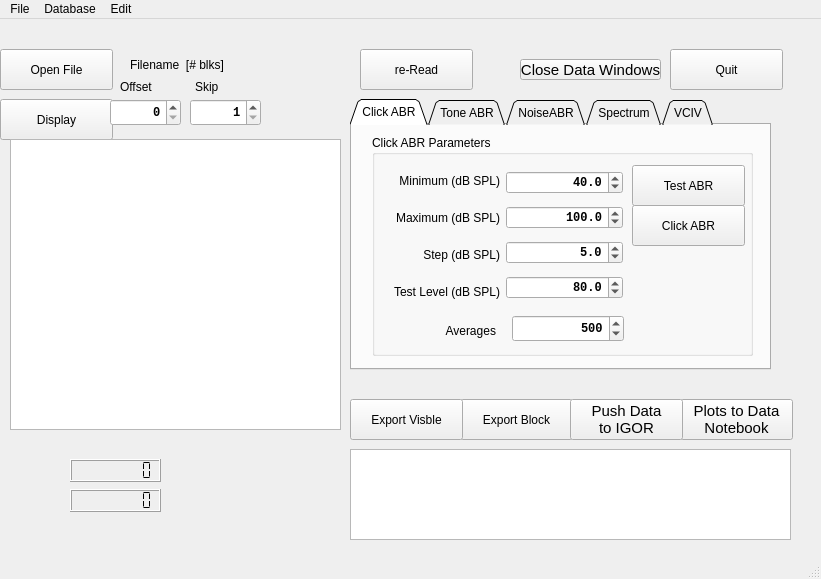
<ui version="4.0" >
 <class>MainWindow</class>
 <widget class="QMainWindow" name="MainWindow" >
  <property name="geometry" >
   <rect>
    <x>0</x>
    <y>0</y>
    <width>821</width>
    <height>579</height>
   </rect>
  </property>
  <property name="windowTitle" >
   <string>MainWindow</string>
  </property>
  <widget class="QWidget" name="centralwidget" >
   <property name="geometry" >
    <rect>
     <x>0</x>
     <y>22</y>
     <width>821</width>
     <height>535</height>
    </rect>
   </property>
   <widget class="QPushButton" name="ExportFigsAsPDF" >
    <property name="geometry" >
     <rect>
      <x>680</x>
      <y>380</y>
      <width>113</width>
      <height>41</height>
     </rect>
    </property>
    <property name="font" >
     <font>
      <pointsize>11</pointsize>
     </font>
    </property>
    <property name="text" >
     <string>Plots to Data 
Notebook</string>
    </property>
    <property name="default" >
     <bool>false</bool>
    </property>
    <property name="flat" >
     <bool>false</bool>
    </property>
   </widget>
   <widget class="QPushButton" name="OpenButton" >
    <property name="geometry" >
     <rect>
      <x>0</x>
      <y>30</y>
      <width>113</width>
      <height>41</height>
     </rect>
    </property>
    <property name="text" >
     <string>Open File</string>
    </property>
    <property name="autoDefault" >
     <bool>true</bool>
    </property>
   </widget>
   <widget class="QPushButton" name="ReOpenButton" >
    <property name="geometry" >
     <rect>
      <x>360</x>
      <y>30</y>
      <width>113</width>
      <height>41</height>
     </rect>
    </property>
    <property name="text" >
     <string>re-Read</string>
    </property>
    <property name="autoDefault" >
     <bool>true</bool>
    </property>
   </widget>
   <widget class="QTabWidget" name="AcquisitionTabs" >
    <property name="geometry" >
     <rect>
      <x>350</x>
      <y>80</y>
      <width>421</width>
      <height>271</height>
     </rect>
    </property>
    <property name="tabPosition" >
     <enum>QTabWidget::North</enum>
    </property>
    <property name="tabShape" >
     <enum>QTabWidget::Triangular</enum>
    </property>
    <property name="currentIndex" >
     <number>0</number>
    </property>
    <property name="elideMode" >
     <enum>Qt::ElideMiddle</enum>
    </property>
    <property name="usesScrollButtons" >
     <bool>false</bool>
    </property>
    <widget class="QWidget" name="tab" >
     <property name="geometry" >
      <rect>
       <x>0</x>
       <y>0</y>
       <width>415</width>
       <height>242</height>
      </rect>
     </property>
     <attribute name="title" >
      <string>Click ABR</string>
     </attribute>
     <widget class="QGroupBox" name="groupBox" >
      <property name="geometry" >
       <rect>
        <x>20</x>
        <y>10</y>
        <width>381</width>
        <height>221</height>
       </rect>
      </property>
      <property name="title" >
       <string>Click ABR Parameters</string>
      </property>
      <widget class="QWidget" name="layoutWidget" >
       <property name="geometry" >
        <rect>
         <x>10</x>
         <y>30</y>
         <width>241</width>
         <height>142</height>
        </rect>
       </property>
       <layout class="QHBoxLayout" name="horizontalLayout_2" >
        <item>
         <layout class="QVBoxLayout" name="verticalLayout_5" >
          <item>
           <widget class="QLabel" name="label" >
            <property name="text" >
             <string>Minimum (dB SPL)</string>
            </property>
            <property name="alignment" >
             <set>Qt::AlignRight|Qt::AlignTrailing|Qt::AlignVCenter</set>
            </property>
           </widget>
          </item>
          <item>
           <widget class="QLabel" name="label_2" >
            <property name="text" >
             <string>Maximum (dB SPL)</string>
            </property>
            <property name="alignment" >
             <set>Qt::AlignRight|Qt::AlignTrailing|Qt::AlignVCenter</set>
            </property>
           </widget>
          </item>
          <item>
           <widget class="QLabel" name="label_3" >
            <property name="text" >
             <string>Step (dB SPL)</string>
            </property>
            <property name="alignment" >
             <set>Qt::AlignRight|Qt::AlignTrailing|Qt::AlignVCenter</set>
            </property>
           </widget>
          </item>
          <item>
           <widget class="QLabel" name="label_4" >
            <property name="text" >
             <string>Test Level (dB SPL)</string>
            </property>
            <property name="alignment" >
             <set>Qt::AlignRight|Qt::AlignTrailing|Qt::AlignVCenter</set>
            </property>
           </widget>
          </item>
         </layout>
        </item>
        <item>
         <layout class="QVBoxLayout" name="verticalLayout_4" >
          <item>
           <widget class="QDoubleSpinBox" name="CCIV_Delay" >
            <property name="sizePolicy" >
             <sizepolicy vsizetype="Maximum" hsizetype="Minimum" >
              <horstretch>0</horstretch>
              <verstretch>0</verstretch>
             </sizepolicy>
            </property>
            <property name="font" >
             <font>
              <family>Courier New</family>
              <weight>75</weight>
              <bold>true</bold>
             </font>
            </property>
            <property name="alignment" >
             <set>Qt::AlignRight|Qt::AlignTrailing|Qt::AlignVCenter</set>
            </property>
            <property name="decimals" >
             <number>1</number>
            </property>
            <property name="maximum" >
             <double>120.000000000000000</double>
            </property>
            <property name="singleStep" >
             <double>5.000000000000000</double>
            </property>
            <property name="value" >
             <double>40.000000000000000</double>
            </property>
           </widget>
          </item>
          <item>
           <widget class="QDoubleSpinBox" name="CCIV_preDelay" >
            <property name="sizePolicy" >
             <sizepolicy vsizetype="Maximum" hsizetype="Minimum" >
              <horstretch>0</horstretch>
              <verstretch>0</verstretch>
             </sizepolicy>
            </property>
            <property name="font" >
             <font>
              <family>Courier New</family>
              <weight>75</weight>
              <bold>true</bold>
             </font>
            </property>
            <property name="alignment" >
             <set>Qt::AlignRight|Qt::AlignTrailing|Qt::AlignVCenter</set>
            </property>
            <property name="decimals" >
             <number>1</number>
            </property>
            <property name="maximum" >
             <double>120.000000000000000</double>
            </property>
            <property name="singleStep" >
             <double>5.000000000000000</double>
            </property>
            <property name="value" >
             <double>100.000000000000000</double>
            </property>
           </widget>
          </item>
          <item>
           <widget class="QDoubleSpinBox" name="CCIV_Duration" >
            <property name="sizePolicy" >
             <sizepolicy vsizetype="Maximum" hsizetype="Minimum" >
              <horstretch>0</horstretch>
              <verstretch>0</verstretch>
             </sizepolicy>
            </property>
            <property name="font" >
             <font>
              <family>Courier New</family>
              <weight>75</weight>
              <bold>true</bold>
             </font>
            </property>
            <property name="alignment" >
             <set>Qt::AlignRight|Qt::AlignTrailing|Qt::AlignVCenter</set>
            </property>
            <property name="decimals" >
             <number>1</number>
            </property>
            <property name="minimum" >
             <double>1.000000000000000</double>
            </property>
            <property name="maximum" >
             <double>60.000000000000000</double>
            </property>
            <property name="singleStep" >
             <double>0.500000000000000</double>
            </property>
            <property name="value" >
             <double>5.000000000000000</double>
            </property>
           </widget>
          </item>
          <item>
           <widget class="QDoubleSpinBox" name="ClickTestLevel" >
            <property name="sizePolicy" >
             <sizepolicy vsizetype="Maximum" hsizetype="Minimum" >
              <horstretch>0</horstretch>
              <verstretch>0</verstretch>
             </sizepolicy>
            </property>
            <property name="font" >
             <font>
              <family>Courier New</family>
              <weight>75</weight>
              <bold>true</bold>
             </font>
            </property>
            <property name="alignment" >
             <set>Qt::AlignRight|Qt::AlignTrailing|Qt::AlignVCenter</set>
            </property>
            <property name="decimals" >
             <number>1</number>
            </property>
            <property name="minimum" >
             <double>0.000000000000000</double>
            </property>
            <property name="maximum" >
             <double>100.000000000000000</double>
            </property>
            <property name="singleStep" >
             <double>5.000000000000000</double>
            </property>
            <property name="value" >
             <double>80.000000000000000</double>
            </property>
           </widget>
          </item>
         </layout>
        </item>
       </layout>
      </widget>
      <widget class="QPushButton" name="Click_DoTestABR" >
       <property name="geometry" >
        <rect>
         <x>260</x>
         <y>30</y>
         <width>113</width>
         <height>41</height>
        </rect>
       </property>
       <property name="text" >
        <string>Test ABR</string>
       </property>
      </widget>
      <widget class="QPushButton" name="Click_DoABR" >
       <property name="geometry" >
        <rect>
         <x>260</x>
         <y>70</y>
         <width>113</width>
         <height>41</height>
        </rect>
       </property>
       <property name="text" >
        <string>Click ABR</string>
       </property>
      </widget>
      <widget class="QLabel" name="label_6" >
       <property name="geometry" >
        <rect>
         <x>10</x>
         <y>180</y>
         <width>114</width>
         <height>31</height>
        </rect>
       </property>
       <property name="text" >
        <string>Averages</string>
       </property>
       <property name="alignment" >
        <set>Qt::AlignRight|Qt::AlignTrailing|Qt::AlignVCenter</set>
       </property>
      </widget>
      <widget class="QDoubleSpinBox" name="ClickNreps" >
       <property name="geometry" >
        <rect>
         <x>140</x>
         <y>180</y>
         <width>112</width>
         <height>27</height>
        </rect>
       </property>
       <property name="sizePolicy" >
        <sizepolicy vsizetype="Maximum" hsizetype="Minimum" >
         <horstretch>0</horstretch>
         <verstretch>0</verstretch>
        </sizepolicy>
       </property>
       <property name="font" >
        <font>
         <family>Courier New</family>
         <weight>75</weight>
         <bold>true</bold>
        </font>
       </property>
       <property name="alignment" >
        <set>Qt::AlignRight|Qt::AlignTrailing|Qt::AlignVCenter</set>
       </property>
       <property name="decimals" >
        <number>0</number>
       </property>
       <property name="minimum" >
        <double>10.000000000000000</double>
       </property>
       <property name="maximum" >
        <double>2000.000000000000000</double>
       </property>
       <property name="singleStep" >
        <double>50.000000000000000</double>
       </property>
       <property name="value" >
        <double>500.000000000000000</double>
       </property>
      </widget>
     </widget>
    </widget>
    <widget class="QWidget" name="tab_2" >
     <property name="geometry" >
      <rect>
       <x>0</x>
       <y>0</y>
       <width>415</width>
       <height>242</height>
      </rect>
     </property>
     <attribute name="title" >
      <string>Tone ABR</string>
     </attribute>
     <widget class="QPushButton" name="EPSC_Analyze" >
      <property name="geometry" >
       <rect>
        <x>300</x>
        <y>200</y>
        <width>113</width>
        <height>41</height>
       </rect>
      </property>
      <property name="text" >
       <string>Analyze</string>
      </property>
     </widget>
     <widget class="QPushButton" name="getMouseBaseline" >
      <property name="geometry" >
       <rect>
        <x>20</x>
        <y>50</y>
        <width>134</width>
        <height>35</height>
       </rect>
      </property>
      <property name="sizePolicy" >
       <sizepolicy vsizetype="Preferred" hsizetype="Minimum" >
        <horstretch>0</horstretch>
        <verstretch>0</verstretch>
       </sizepolicy>
      </property>
      <property name="text" >
       <string>Get Baseline</string>
      </property>
     </widget>
     <widget class="QPushButton" name="getMouseSlope" >
      <property name="geometry" >
       <rect>
        <x>20</x>
        <y>85</y>
        <width>134</width>
        <height>35</height>
       </rect>
      </property>
      <property name="sizePolicy" >
       <sizepolicy vsizetype="Preferred" hsizetype="Minimum" >
        <horstretch>0</horstretch>
        <verstretch>0</verstretch>
       </sizepolicy>
      </property>
      <property name="text" >
       <string>Get EPSP Slope</string>
      </property>
     </widget>
     <widget class="QPushButton" name="getMouseMax" >
      <property name="geometry" >
       <rect>
        <x>20</x>
        <y>120</y>
        <width>134</width>
        <height>35</height>
       </rect>
      </property>
      <property name="sizePolicy" >
       <sizepolicy vsizetype="Preferred" hsizetype="Minimum" >
        <horstretch>0</horstretch>
        <verstretch>0</verstretch>
       </sizepolicy>
      </property>
      <property name="text" >
       <string>Get EPSP Max</string>
      </property>
     </widget>
     <widget class="QLabel" name="label_5" >
      <property name="geometry" >
       <rect>
        <x>190</x>
        <y>20</y>
        <width>91</width>
        <height>18</height>
       </rect>
      </property>
      <property name="text" >
       <string>Start WIndow</string>
      </property>
     </widget>
     <widget class="QPushButton" name="EPSC_AnalyzeClear" >
      <property name="geometry" >
       <rect>
        <x>20</x>
        <y>200</y>
        <width>131</width>
        <height>41</height>
       </rect>
      </property>
      <property name="text" >
       <string>Clear Analysis</string>
      </property>
     </widget>
     <widget class="QPushButton" name="getMouseMax_2" >
      <property name="geometry" >
       <rect>
        <x>20</x>
        <y>155</y>
        <width>134</width>
        <height>35</height>
       </rect>
      </property>
      <property name="sizePolicy" >
       <sizepolicy vsizetype="Preferred" hsizetype="Minimum" >
        <horstretch>0</horstretch>
        <verstretch>0</verstretch>
       </sizepolicy>
      </property>
      <property name="text" >
       <string>Slope Win (ms)</string>
      </property>
     </widget>
     <widget class="QLabel" name="label_13" >
      <property name="geometry" >
       <rect>
        <x>300</x>
        <y>20</y>
        <width>91</width>
        <height>18</height>
       </rect>
      </property>
      <property name="text" >
       <string>End WIndow</string>
      </property>
     </widget>
     <widget class="QWidget" name="layoutWidget_2" >
      <property name="geometry" >
       <rect>
        <x>170</x>
        <y>50</y>
        <width>111</width>
        <height>140</height>
       </rect>
      </property>
      <layout class="QVBoxLayout" name="verticalLayout_6" >
       <item>
        <widget class="QDoubleSpinBox" name="BaselineT0" >
         <property name="alignment" >
          <set>Qt::AlignRight|Qt::AlignTrailing|Qt::AlignVCenter</set>
         </property>
         <property name="maximum" >
          <double>20000.000000000000000</double>
         </property>
        </widget>
       </item>
       <item>
        <widget class="QDoubleSpinBox" name="dEPSPT0" >
         <property name="alignment" >
          <set>Qt::AlignRight|Qt::AlignTrailing|Qt::AlignVCenter</set>
         </property>
         <property name="maximum" >
          <double>20000.000000000000000</double>
         </property>
        </widget>
       </item>
       <item>
        <widget class="QDoubleSpinBox" name="MaxEPSPT0" >
         <property name="alignment" >
          <set>Qt::AlignRight|Qt::AlignTrailing|Qt::AlignVCenter</set>
         </property>
         <property name="maximum" >
          <double>20000.000000000000000</double>
         </property>
        </widget>
       </item>
       <item>
        <widget class="QDoubleSpinBox" name="SlopeWin" >
         <property name="alignment" >
          <set>Qt::AlignRight|Qt::AlignTrailing|Qt::AlignVCenter</set>
         </property>
         <property name="maximum" >
          <double>20000.000000000000000</double>
         </property>
         <property name="singleStep" >
          <double>0.200000000000000</double>
         </property>
        </widget>
       </item>
      </layout>
     </widget>
     <widget class="QWidget" name="layoutWidget_3" >
      <property name="geometry" >
       <rect>
        <x>290</x>
        <y>50</y>
        <width>111</width>
        <height>103</height>
       </rect>
      </property>
      <layout class="QVBoxLayout" name="verticalLayout_7" >
       <item>
        <widget class="QDoubleSpinBox" name="BaselineT1" >
         <property name="alignment" >
          <set>Qt::AlignRight|Qt::AlignTrailing|Qt::AlignVCenter</set>
         </property>
         <property name="maximum" >
          <double>20000.000000000000000</double>
         </property>
        </widget>
       </item>
       <item>
        <widget class="QDoubleSpinBox" name="dEPSPT1" >
         <property name="alignment" >
          <set>Qt::AlignRight|Qt::AlignTrailing|Qt::AlignVCenter</set>
         </property>
         <property name="maximum" >
          <double>20000.000000000000000</double>
         </property>
        </widget>
       </item>
       <item>
        <widget class="QDoubleSpinBox" name="MaxEPSPT1" >
         <property name="alignment" >
          <set>Qt::AlignRight|Qt::AlignTrailing|Qt::AlignVCenter</set>
         </property>
         <property name="maximum" >
          <double>20000.000000000000000</double>
         </property>
        </widget>
       </item>
      </layout>
     </widget>
    </widget>
    <widget class="QWidget" name="tab_3" >
     <property name="geometry" >
      <rect>
       <x>0</x>
       <y>0</y>
       <width>415</width>
       <height>242</height>
      </rect>
     </property>
     <attribute name="title" >
      <string>NoiseABR</string>
     </attribute>
     <widget class="QPushButton" name="Spikes_PRC" >
      <property name="geometry" >
       <rect>
        <x>270</x>
        <y>120</y>
        <width>111</width>
        <height>35</height>
       </rect>
      </property>
      <property name="sizePolicy" >
       <sizepolicy vsizetype="Preferred" hsizetype="Minimum" >
        <horstretch>0</horstretch>
        <verstretch>0</verstretch>
       </sizepolicy>
      </property>
      <property name="text" >
       <string>PRC</string>
      </property>
     </widget>
     <widget class="QPushButton" name="Spikes_SpikeDetect" >
      <property name="geometry" >
       <rect>
        <x>270</x>
        <y>30</y>
        <width>111</width>
        <height>36</height>
       </rect>
      </property>
      <property name="sizePolicy" >
       <sizepolicy vsizetype="Preferred" hsizetype="Minimum" >
        <horstretch>0</horstretch>
        <verstretch>0</verstretch>
       </sizepolicy>
      </property>
      <property name="text" >
       <string>Detect</string>
      </property>
     </widget>
     <widget class="QWidget" name="layoutWidget_4" >
      <property name="geometry" >
       <rect>
        <x>10</x>
        <y>30</y>
        <width>240</width>
        <height>142</height>
       </rect>
      </property>
      <layout class="QHBoxLayout" name="horizontalLayout" >
       <item>
        <layout class="QVBoxLayout" name="verticalLayout" >
         <item>
          <widget class="QLabel" name="label_9" >
           <property name="text" >
            <string>Spike Thresh (mV)</string>
           </property>
          </widget>
         </item>
         <item>
          <widget class="QLabel" name="label_12" >
           <property name="text" >
            <string>I Thresh (pA)</string>
           </property>
          </widget>
         </item>
         <item>
          <widget class="QLabel" name="label_11" >
           <property name="text" >
            <string>Delay</string>
           </property>
          </widget>
         </item>
         <item>
          <widget class="QLabel" name="label_10" >
           <property name="text" >
            <string>Pulse Dur</string>
           </property>
          </widget>
         </item>
        </layout>
       </item>
       <item>
        <layout class="QVBoxLayout" name="verticalLayout_2" >
         <item>
          <widget class="QDoubleSpinBox" name="Spikes_SpikeThreshold" >
           <property name="font" >
            <font>
             <family>Courier New</family>
             <weight>75</weight>
             <bold>true</bold>
            </font>
           </property>
           <property name="alignment" >
            <set>Qt::AlignRight|Qt::AlignTrailing|Qt::AlignVCenter</set>
           </property>
           <property name="minimum" >
            <double>-100.000000000000000</double>
           </property>
           <property name="maximum" >
            <double>100.000000000000000</double>
           </property>
          </widget>
         </item>
         <item>
          <widget class="QDoubleSpinBox" name="Spikes_IThreshold" >
           <property name="font" >
            <font>
             <family>Courier New</family>
             <weight>75</weight>
             <bold>true</bold>
            </font>
           </property>
           <property name="alignment" >
            <set>Qt::AlignRight|Qt::AlignTrailing|Qt::AlignVCenter</set>
           </property>
           <property name="minimum" >
            <double>-10000.000000000000000</double>
           </property>
           <property name="maximum" >
            <double>10000.000000000000000</double>
           </property>
           <property name="singleStep" >
            <double>20.000000000000000</double>
           </property>
           <property name="value" >
            <double>100.000000000000000</double>
           </property>
          </widget>
         </item>
         <item>
          <widget class="QDoubleSpinBox" name="Spikes_Delay" >
           <property name="font" >
            <font>
             <family>Courier New</family>
             <weight>75</weight>
             <bold>true</bold>
            </font>
           </property>
           <property name="alignment" >
            <set>Qt::AlignRight|Qt::AlignTrailing|Qt::AlignVCenter</set>
           </property>
           <property name="maximum" >
            <double>1000.000000000000000</double>
           </property>
           <property name="singleStep" >
            <double>5.000000000000000</double>
           </property>
           <property name="value" >
            <double>10.000000000000000</double>
           </property>
          </widget>
         </item>
         <item>
          <widget class="QDoubleSpinBox" name="Spikes_Duration" >
           <property name="font" >
            <font>
             <family>Courier New</family>
             <weight>75</weight>
             <bold>true</bold>
            </font>
           </property>
           <property name="alignment" >
            <set>Qt::AlignRight|Qt::AlignTrailing|Qt::AlignVCenter</set>
           </property>
           <property name="maximum" >
            <double>5000.000000000000000</double>
           </property>
           <property name="singleStep" >
            <double>10.000000000000000</double>
           </property>
           <property name="value" >
            <double>100.000000000000000</double>
           </property>
          </widget>
         </item>
        </layout>
       </item>
      </layout>
     </widget>
     <widget class="QPushButton" name="PRC_Export" >
      <property name="geometry" >
       <rect>
        <x>270</x>
        <y>200</y>
        <width>113</width>
        <height>41</height>
       </rect>
      </property>
      <property name="font" >
       <font>
        <pointsize>11</pointsize>
       </font>
      </property>
      <property name="text" >
       <string>Push Data
to IGOR</string>
      </property>
      <property name="default" >
       <bool>false</bool>
      </property>
      <property name="flat" >
       <bool>false</bool>
      </property>
     </widget>
    </widget>
    <widget class="QWidget" name="tab_5" >
     <property name="geometry" >
      <rect>
       <x>0</x>
       <y>0</y>
       <width>415</width>
       <height>242</height>
      </rect>
     </property>
     <attribute name="title" >
      <string>Spectrum</string>
     </attribute>
     <widget class="QPushButton" name="SPECT_Analyze" >
      <property name="geometry" >
       <rect>
        <x>300</x>
        <y>200</y>
        <width>113</width>
        <height>41</height>
       </rect>
      </property>
      <property name="text" >
       <string>Spectrogram</string>
      </property>
      <property name="autoDefault" >
       <bool>true</bool>
      </property>
     </widget>
    </widget>
    <widget class="QWidget" name="tab_4" >
     <property name="geometry" >
      <rect>
       <x>0</x>
       <y>0</y>
       <width>415</width>
       <height>242</height>
      </rect>
     </property>
     <attribute name="title" >
      <string>VCIV</string>
     </attribute>
    </widget>
   </widget>
   <widget class="QPushButton" name="ExportBlockButton" >
    <property name="geometry" >
     <rect>
      <x>460</x>
      <y>380</y>
      <width>113</width>
      <height>41</height>
     </rect>
    </property>
    <property name="text" >
     <string>Export Block</string>
    </property>
   </widget>
   <widget class="QPushButton" name="ExportVisibleButton" >
    <property name="geometry" >
     <rect>
      <x>350</x>
      <y>380</y>
      <width>113</width>
      <height>41</height>
     </rect>
    </property>
    <property name="text" >
     <string>Export Visble</string>
    </property>
   </widget>
   <widget class="QLabel" name="BlockLabel" >
    <property name="geometry" >
     <rect>
      <x>130</x>
      <y>30</y>
      <width>231</width>
      <height>31</height>
     </rect>
    </property>
    <property name="text" >
     <string>Filename  [# blks]</string>
    </property>
   </widget>
   <widget class="QPushButton" name="CloseDataWindows" >
    <property name="geometry" >
     <rect>
      <x>520</x>
      <y>40</y>
      <width>141</width>
      <height>21</height>
     </rect>
    </property>
    <property name="font" >
     <font>
      <pointsize>11</pointsize>
     </font>
    </property>
    <property name="text" >
     <string>Close Data Windows</string>
    </property>
   </widget>
   <widget class="QPushButton" name="QuitButton" >
    <property name="geometry" >
     <rect>
      <x>670</x>
      <y>30</y>
      <width>113</width>
      <height>41</height>
     </rect>
    </property>
    <property name="text" >
     <string>Quit</string>
    </property>
   </widget>
   <widget class="QLCDNumber" name="lcdYNumber" >
    <property name="geometry" >
     <rect>
      <x>70</x>
      <y>470</y>
      <width>91</width>
      <height>23</height>
     </rect>
    </property>
    <property name="font" >
     <font>
      <pointsize>8</pointsize>
     </font>
    </property>
    <property name="lineWidth" >
     <number>1</number>
    </property>
    <property name="smallDecimalPoint" >
     <bool>true</bool>
    </property>
    <property name="numDigits" >
     <number>7</number>
    </property>
    <property name="segmentStyle" >
     <enum>QLCDNumber::Flat</enum>
    </property>
   </widget>
   <widget class="QPushButton" name="DisplayButton" >
    <property name="geometry" >
     <rect>
      <x>0</x>
      <y>80</y>
      <width>113</width>
      <height>41</height>
     </rect>
    </property>
    <property name="text" >
     <string>Display</string>
    </property>
   </widget>
   <widget class="QPushButton" name="ExportIGORButton" >
    <property name="geometry" >
     <rect>
      <x>570</x>
      <y>380</y>
      <width>113</width>
      <height>41</height>
     </rect>
    </property>
    <property name="font" >
     <font>
      <pointsize>11</pointsize>
     </font>
    </property>
    <property name="text" >
     <string>Push Data
to IGOR</string>
    </property>
    <property name="default" >
     <bool>false</bool>
    </property>
    <property name="flat" >
     <bool>false</bool>
    </property>
   </widget>
   <widget class="QDoubleSpinBox" name="Record_Skip" >
    <property name="geometry" >
     <rect>
      <x>190</x>
      <y>80</y>
      <width>71</width>
      <height>27</height>
     </rect>
    </property>
    <property name="sizePolicy" >
     <sizepolicy vsizetype="Maximum" hsizetype="Minimum" >
      <horstretch>0</horstretch>
      <verstretch>0</verstretch>
     </sizepolicy>
    </property>
    <property name="font" >
     <font>
      <family>Courier New</family>
      <weight>75</weight>
      <bold>true</bold>
     </font>
    </property>
    <property name="alignment" >
     <set>Qt::AlignRight|Qt::AlignTrailing|Qt::AlignVCenter</set>
    </property>
    <property name="decimals" >
     <number>0</number>
    </property>
    <property name="minimum" >
     <double>1.000000000000000</double>
    </property>
    <property name="maximum" >
     <double>1000.000000000000000</double>
    </property>
    <property name="singleStep" >
     <double>1.000000000000000</double>
    </property>
    <property name="value" >
     <double>1.000000000000000</double>
    </property>
   </widget>
   <widget class="QLCDNumber" name="lcdXNumber" >
    <property name="geometry" >
     <rect>
      <x>70</x>
      <y>440</y>
      <width>91</width>
      <height>23</height>
     </rect>
    </property>
    <property name="font" >
     <font>
      <pointsize>8</pointsize>
     </font>
    </property>
    <property name="lineWidth" >
     <number>1</number>
    </property>
    <property name="smallDecimalPoint" >
     <bool>true</bool>
    </property>
    <property name="numDigits" >
     <number>7</number>
    </property>
    <property name="segmentStyle" >
     <enum>QLCDNumber::Flat</enum>
    </property>
   </widget>
   <widget class="QListWidget" name="Status_Window" >
    <property name="geometry" >
     <rect>
      <x>350</x>
      <y>430</y>
      <width>441</width>
      <height>91</height>
     </rect>
    </property>
    <property name="font" >
     <font>
      <family>Gill Sans Light</family>
      <pointsize>11</pointsize>
     </font>
    </property>
    <property name="cursor" stdset="0" >
     <cursorShape>PointingHandCursor</cursorShape>
    </property>
    <property name="focusPolicy" >
     <enum>Qt::NoFocus</enum>
    </property>
    <property name="toolTip" >
     <string comment="Status Window" >Click to select data to load and display</string>
    </property>
    <property name="editTriggers" >
     <set>QAbstractItemView::NoEditTriggers</set>
    </property>
    <property name="tabKeyNavigation" >
     <bool>true</bool>
    </property>
    <property name="showDropIndicator" stdset="0" >
     <bool>false</bool>
    </property>
    <property name="alternatingRowColors" >
     <bool>true</bool>
    </property>
    <property name="selectionMode" >
     <enum>QAbstractItemView::ExtendedSelection</enum>
    </property>
    <property name="selectionBehavior" >
     <enum>QAbstractItemView::SelectRows</enum>
    </property>
    <property name="movement" >
     <enum>QListView::Static</enum>
    </property>
    <property name="layoutMode" >
     <enum>QListView::SinglePass</enum>
    </property>
    <property name="batchSize" >
     <number>1</number>
    </property>
    <property name="wordWrap" >
     <bool>true</bool>
    </property>
   </widget>
   <widget class="QListWidget" name="BlockList" >
    <property name="geometry" >
     <rect>
      <x>10</x>
      <y>120</y>
      <width>331</width>
      <height>291</height>
     </rect>
    </property>
    <property name="font" >
     <font>
      <family>Gill Sans Light</family>
      <pointsize>11</pointsize>
     </font>
    </property>
    <property name="cursor" stdset="0" >
     <cursorShape>PointingHandCursor</cursorShape>
    </property>
    <property name="toolTip" >
     <string>Click to select data to load and display</string>
    </property>
    <property name="editTriggers" >
     <set>QAbstractItemView::NoEditTriggers</set>
    </property>
    <property name="tabKeyNavigation" >
     <bool>true</bool>
    </property>
    <property name="showDropIndicator" stdset="0" >
     <bool>false</bool>
    </property>
    <property name="alternatingRowColors" >
     <bool>true</bool>
    </property>
    <property name="selectionMode" >
     <enum>QAbstractItemView::ExtendedSelection</enum>
    </property>
    <property name="selectionBehavior" >
     <enum>QAbstractItemView::SelectRows</enum>
    </property>
   </widget>
   <widget class="QDoubleSpinBox" name="Record_Offset" >
    <property name="geometry" >
     <rect>
      <x>110</x>
      <y>80</y>
      <width>71</width>
      <height>27</height>
     </rect>
    </property>
    <property name="sizePolicy" >
     <sizepolicy vsizetype="Maximum" hsizetype="Minimum" >
      <horstretch>0</horstretch>
      <verstretch>0</verstretch>
     </sizepolicy>
    </property>
    <property name="font" >
     <font>
      <family>Courier New</family>
      <weight>75</weight>
      <bold>true</bold>
     </font>
    </property>
    <property name="alignment" >
     <set>Qt::AlignRight|Qt::AlignTrailing|Qt::AlignVCenter</set>
    </property>
    <property name="decimals" >
     <number>0</number>
    </property>
    <property name="maximum" >
     <double>1000.000000000000000</double>
    </property>
    <property name="singleStep" >
     <double>1.000000000000000</double>
    </property>
    <property name="value" >
     <double>0.000000000000000</double>
    </property>
   </widget>
   <widget class="QLabel" name="BlockLabel_2" >
    <property name="geometry" >
     <rect>
      <x>120</x>
      <y>60</y>
      <width>141</width>
      <height>16</height>
     </rect>
    </property>
    <property name="text" >
     <string>Offset             Skip</string>
    </property>
   </widget>
  </widget>
  <widget class="QMenuBar" name="menubar" >
   <property name="geometry" >
    <rect>
     <x>0</x>
     <y>0</y>
     <width>821</width>
     <height>22</height>
    </rect>
   </property>
   <widget class="QMenu" name="menuFile" >
    <property name="title" >
     <string>File</string>
    </property>
   </widget>
   <widget class="QMenu" name="menuDatabase" >
    <property name="title" >
     <string>Database</string>
    </property>
   </widget>
   <widget class="QMenu" name="menuEdit" >
    <property name="title" >
     <string>Edit</string>
    </property>
   </widget>
   <addaction name="menuFile" />
   <addaction name="menuDatabase" />
   <addaction name="menuEdit" />
  </widget>
  <widget class="QStatusBar" name="statusbar" >
   <property name="geometry" >
    <rect>
     <x>0</x>
     <y>557</y>
     <width>821</width>
     <height>22</height>
    </rect>
   </property>
  </widget>
 </widget>
 <resources/>
 <connections/>
</ui>
